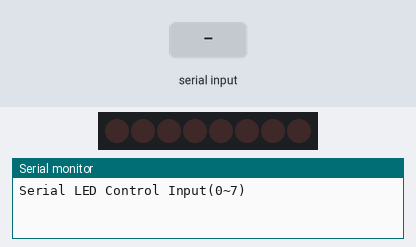
Bench run of a sketch on a simulated Arduino Uno, built with avr-gcc and run on an emulated ATmega328P. Parts: 8 shift-register outputs drawn as a row of LEDs (first output left, lit = HIGH), the last lines printed to the serial monitor. Wiring (inferred from the names in the program): shift register (74HC595): data pin 11; shift clock pin 12; latch pin 8. Wiring (inferred from the signals the program sends): row of LEDs: on Q0, Q1, Q2, Q3, Q4, Q5, Q6, Q7. The test bench sets the inputs (shaded band).

Above: at 1.2 s.
1.3 s: "30,150\n" received over Serial
At 1.32 s:
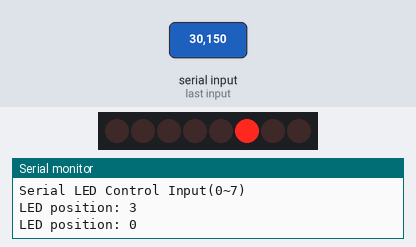
2.8 s: "90,45\n" received over Serial
At 2.81 s:
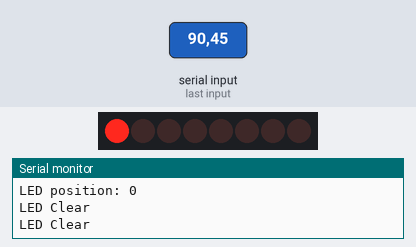
4.3 s: "200\n" received over Serial
At 4.34 s:
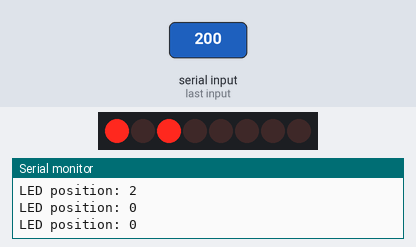
5.8 s: "5\n" received over Serial
Timing chart, 0 to 8.3 s (numbered marks = the images above; inputs shaded):
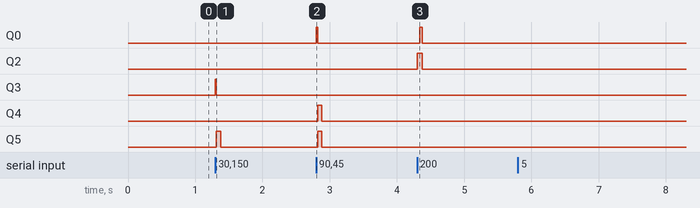

Measured:
- after the input at 1.3 s, Q3: LOW → HIGH at once, → LOW 0.01 s later; Q5: LOW → HIGH at once, → LOW 0.06 s later
- after the input at 2.8 s, Q0: LOW → HIGH at once, → LOW 0.02 s later; Q4, Q5: LOW → HIGH at once, → LOW 0.06 s later
- after the input at 4.3 s, Q0: LOW → HIGH at once, → LOW 0.04 s later; Q2: LOW → HIGH at once, → LOW 0.08 s later

The sketch:

Serial_LEDs_controll.ino
```cpp
int latchPin = 8;                      //74HC595의 8번 핀 연결
int clockPin = 12;                     //74HC595의 12번 핀 연결
int dataPin = 11;                      //74HC595의 11번 핀 연결
int ledOff;                            //LED를 끄기위한 전역번수

void setup()
{
  pinMode (latchPin, OUTPUT);          //아두이노 보드 8번 핀 출력 설정
  pinMode(clockPin, OUTPUT);           //아두이노 보드 12번 핀 출력 설정
  pinMode (dataPin, OUTPUT);           //아두이노 보드 11번 핀 출력 설정

  Serial.begin(9600);
  Serial.println("Serial LED Control Input(0~7)");
}

void loop()
{
  if (Serial.available()>0)
  {
    int bitToSet = Serial.read()-48;

    if(bitToSet >= 8 || bitToSet < 0)
    {
      Serial.println("LED Clear");
      ledClear ();
    }
    else
    {
      Serial.print("LED position: ");
      Serial.println(bitToSet);
      registerWrite (bitToSet, HIGH);
    }
  }
}

void registerWrite (int whichPin, int whichState)
{
  byte bitsToSend = 0;

  digitalWrite (latchPin, LOW);

  bitWrite (bitsToSend, whichPin, whichState);

  shiftOut (dataPin, clockPin, MSBFIRST, bitsToSend);

  digitalWrite (latchPin, HIGH);
}

void ledClear()
{
  digitalWrite(latchPin, LOW);

  shiftOut(dataPin, clockPin, MSBFIRST, ledOff);

  digitalWrite(latchPin, HIGH);
}
```
